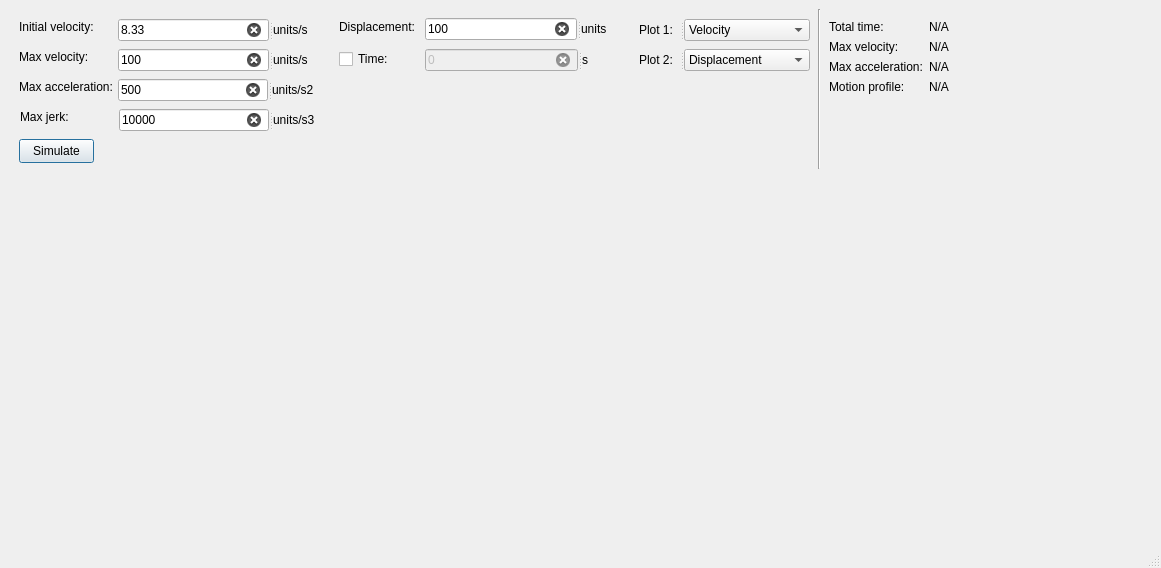
<?xml version="1.0" encoding="UTF-8"?>
<ui version="4.0">
 <class>MainWindow</class>
 <widget class="QMainWindow" name="MainWindow">
  <property name="windowModality">
   <enum>Qt::WindowModality::NonModal</enum>
  </property>
  <property name="geometry">
   <rect>
    <x>0</x>
    <y>0</y>
    <width>1161</width>
    <height>568</height>
   </rect>
  </property>
  <property name="windowTitle">
   <string>Third order motion simulator</string>
  </property>
  <widget class="QWidget" name="centralwidget">
   <layout class="QGridLayout" name="gridLayout">
    <item row="1" column="0">
     <widget class="PlotWidget" name="plotWidget" native="true">
      <property name="sizePolicy">
       <sizepolicy hsizetype="Expanding" vsizetype="Minimum">
        <horstretch>0</horstretch>
        <verstretch>0</verstretch>
       </sizepolicy>
      </property>
     </widget>
    </item>
    <item row="0" column="0">
     <widget class="QWidget" name="widget" native="true">
      <property name="sizePolicy">
       <sizepolicy hsizetype="Preferred" vsizetype="Fixed">
        <horstretch>0</horstretch>
        <verstretch>0</verstretch>
       </sizepolicy>
      </property>
      <property name="minimumSize">
       <size>
        <width>0</width>
        <height>160</height>
       </size>
      </property>
      <property name="maximumSize">
       <size>
        <width>16777215</width>
        <height>160</height>
       </size>
      </property>
      <widget class="QPushButton" name="buttonSimulate">
       <property name="geometry">
        <rect>
         <x>10</x>
         <y>130</y>
         <width>75</width>
         <height>24</height>
        </rect>
       </property>
       <property name="text">
        <string>Simulate</string>
       </property>
       <property name="default">
        <bool>true</bool>
       </property>
      </widget>
      <widget class="QLabel" name="label">
       <property name="geometry">
        <rect>
         <x>10</x>
         <y>40</y>
         <width>70</width>
         <height>16</height>
        </rect>
       </property>
       <property name="text">
        <string>Max velocity:</string>
       </property>
      </widget>
      <widget class="QLabel" name="label_7">
       <property name="geometry">
        <rect>
         <x>330</x>
         <y>10</y>
         <width>75</width>
         <height>16</height>
        </rect>
       </property>
       <property name="text">
        <string>Displacement:</string>
       </property>
      </widget>
      <widget class="QSplitter" name="splitter_4">
       <property name="geometry">
        <rect>
         <x>110</x>
         <y>100</y>
         <width>201</width>
         <height>22</height>
        </rect>
       </property>
       <property name="orientation">
        <enum>Qt::Orientation::Horizontal</enum>
       </property>
       <widget class="QLineEdit" name="inputMaxJerk">
        <property name="inputMask">
         <string notr="true"/>
        </property>
        <property name="text">
         <string>10000</string>
        </property>
        <property name="alignment">
         <set>Qt::AlignmentFlag::AlignLeading|Qt::AlignmentFlag::AlignLeft|Qt::AlignmentFlag::AlignVCenter</set>
        </property>
        <property name="clearButtonEnabled">
         <bool>true</bool>
        </property>
       </widget>
       <widget class="QLabel" name="label_6">
        <property name="text">
         <string>units/s3</string>
        </property>
       </widget>
      </widget>
      <widget class="QSplitter" name="splitter_2">
       <property name="geometry">
        <rect>
         <x>109</x>
         <y>40</y>
         <width>195</width>
         <height>22</height>
        </rect>
       </property>
       <property name="orientation">
        <enum>Qt::Orientation::Horizontal</enum>
       </property>
       <widget class="QLineEdit" name="inputMaxVelocity">
        <property name="inputMask">
         <string notr="true"/>
        </property>
        <property name="text">
         <string>100</string>
        </property>
        <property name="alignment">
         <set>Qt::AlignmentFlag::AlignLeading|Qt::AlignmentFlag::AlignLeft|Qt::AlignmentFlag::AlignVCenter</set>
        </property>
        <property name="clearButtonEnabled">
         <bool>true</bool>
        </property>
       </widget>
       <widget class="QLabel" name="label_3">
        <property name="text">
         <string>units/s</string>
        </property>
       </widget>
      </widget>
      <widget class="QLabel" name="label_5">
       <property name="geometry">
        <rect>
         <x>11</x>
         <y>100</y>
         <width>48</width>
         <height>16</height>
        </rect>
       </property>
       <property name="text">
        <string>Max jerk:</string>
       </property>
      </widget>
      <widget class="QLabel" name="label_2">
       <property name="geometry">
        <rect>
         <x>10</x>
         <y>70</y>
         <width>93</width>
         <height>16</height>
        </rect>
       </property>
       <property name="text">
        <string>Max acceleration:</string>
       </property>
      </widget>
      <widget class="QSplitter" name="splitter">
       <property name="geometry">
        <rect>
         <x>416</x>
         <y>9</y>
         <width>185</width>
         <height>22</height>
        </rect>
       </property>
       <property name="orientation">
        <enum>Qt::Orientation::Horizontal</enum>
       </property>
       <widget class="QLineEdit" name="inputDisplacement">
        <property name="inputMethodHints">
         <set>Qt::InputMethodHint::ImhNone</set>
        </property>
        <property name="inputMask">
         <string notr="true"/>
        </property>
        <property name="text">
         <string>100</string>
        </property>
        <property name="alignment">
         <set>Qt::AlignmentFlag::AlignLeading|Qt::AlignmentFlag::AlignLeft|Qt::AlignmentFlag::AlignVCenter</set>
        </property>
        <property name="clearButtonEnabled">
         <bool>true</bool>
        </property>
       </widget>
       <widget class="QLabel" name="label_8">
        <property name="text">
         <string>units</string>
        </property>
       </widget>
      </widget>
      <widget class="QSplitter" name="splitter_3">
       <property name="geometry">
        <rect>
         <x>109</x>
         <y>70</y>
         <width>201</width>
         <height>22</height>
        </rect>
       </property>
       <property name="orientation">
        <enum>Qt::Orientation::Horizontal</enum>
       </property>
       <widget class="QLineEdit" name="inputMaxAcceleration">
        <property name="inputMask">
         <string/>
        </property>
        <property name="text">
         <string>500</string>
        </property>
        <property name="alignment">
         <set>Qt::AlignmentFlag::AlignLeading|Qt::AlignmentFlag::AlignLeft|Qt::AlignmentFlag::AlignVCenter</set>
        </property>
        <property name="clearButtonEnabled">
         <bool>true</bool>
        </property>
       </widget>
       <widget class="QLabel" name="label_4">
        <property name="text">
         <string>units/s2</string>
        </property>
       </widget>
      </widget>
      <widget class="QLabel" name="label_10">
       <property name="geometry">
        <rect>
         <x>10</x>
         <y>10</y>
         <width>75</width>
         <height>16</height>
        </rect>
       </property>
       <property name="text">
        <string>Initial velocity:</string>
       </property>
      </widget>
      <widget class="QSplitter" name="splitter_5">
       <property name="enabled">
        <bool>true</bool>
       </property>
       <property name="geometry">
        <rect>
         <x>109</x>
         <y>10</y>
         <width>195</width>
         <height>22</height>
        </rect>
       </property>
       <property name="orientation">
        <enum>Qt::Orientation::Horizontal</enum>
       </property>
       <widget class="QLineEdit" name="inputInitialVelocity">
        <property name="inputMethodHints">
         <set>Qt::InputMethodHint::ImhNone</set>
        </property>
        <property name="inputMask">
         <string notr="true"/>
        </property>
        <property name="text">
         <string>8.33</string>
        </property>
        <property name="alignment">
         <set>Qt::AlignmentFlag::AlignLeading|Qt::AlignmentFlag::AlignLeft|Qt::AlignmentFlag::AlignVCenter</set>
        </property>
        <property name="clearButtonEnabled">
         <bool>true</bool>
        </property>
       </widget>
       <widget class="QLabel" name="label_9">
        <property name="text">
         <string>units/s</string>
        </property>
       </widget>
      </widget>
      <widget class="QSplitter" name="splitter_6">
       <property name="geometry">
        <rect>
         <x>630</x>
         <y>10</y>
         <width>171</width>
         <height>22</height>
        </rect>
       </property>
       <property name="orientation">
        <enum>Qt::Orientation::Horizontal</enum>
       </property>
       <widget class="QLabel" name="label_11">
        <property name="text">
         <string>Plot 1:</string>
        </property>
       </widget>
       <widget class="QComboBox" name="comboPlot1">
        <property name="sizePolicy">
         <sizepolicy hsizetype="Expanding" vsizetype="Fixed">
          <horstretch>0</horstretch>
          <verstretch>0</verstretch>
         </sizepolicy>
        </property>
        <property name="currentText">
         <string>Velocity</string>
        </property>
        <property name="currentIndex">
         <number>2</number>
        </property>
        <property name="sizeAdjustPolicy">
         <enum>QComboBox::SizeAdjustPolicy::AdjustToContents</enum>
        </property>
        <item>
         <property name="text">
          <string>None</string>
         </property>
        </item>
        <item>
         <property name="text">
          <string>Displacement</string>
         </property>
        </item>
        <item>
         <property name="text">
          <string>Velocity</string>
         </property>
        </item>
        <item>
         <property name="text">
          <string>Acceleration</string>
         </property>
        </item>
       </widget>
      </widget>
      <widget class="QSplitter" name="splitter_7">
       <property name="geometry">
        <rect>
         <x>630</x>
         <y>40</y>
         <width>171</width>
         <height>22</height>
        </rect>
       </property>
       <property name="orientation">
        <enum>Qt::Orientation::Horizontal</enum>
       </property>
       <widget class="QLabel" name="label_12">
        <property name="text">
         <string>Plot 2:</string>
        </property>
       </widget>
       <widget class="QComboBox" name="comboPlot2">
        <property name="sizePolicy">
         <sizepolicy hsizetype="Expanding" vsizetype="Fixed">
          <horstretch>0</horstretch>
          <verstretch>0</verstretch>
         </sizepolicy>
        </property>
        <property name="currentText">
         <string>Displacement</string>
        </property>
        <property name="currentIndex">
         <number>1</number>
        </property>
        <property name="sizeAdjustPolicy">
         <enum>QComboBox::SizeAdjustPolicy::AdjustToContents</enum>
        </property>
        <item>
         <property name="text">
          <string>None</string>
         </property>
        </item>
        <item>
         <property name="text">
          <string>Displacement</string>
         </property>
        </item>
        <item>
         <property name="text">
          <string>Velocity</string>
         </property>
        </item>
        <item>
         <property name="text">
          <string>Acceleration</string>
         </property>
        </item>
       </widget>
      </widget>
      <widget class="QCheckBox" name="cbTimeConstraint">
       <property name="geometry">
        <rect>
         <x>330</x>
         <y>40</y>
         <width>71</width>
         <height>20</height>
        </rect>
       </property>
       <property name="text">
        <string>Time:</string>
       </property>
      </widget>
      <widget class="QSplitter" name="splitter_8">
       <property name="geometry">
        <rect>
         <x>416</x>
         <y>40</y>
         <width>164</width>
         <height>22</height>
        </rect>
       </property>
       <property name="orientation">
        <enum>Qt::Orientation::Horizontal</enum>
       </property>
       <widget class="QLineEdit" name="inputTimeConstraint">
        <property name="enabled">
         <bool>false</bool>
        </property>
        <property name="inputMethodHints">
         <set>Qt::InputMethodHint::ImhNone</set>
        </property>
        <property name="inputMask">
         <string notr="true"/>
        </property>
        <property name="text">
         <string>0</string>
        </property>
        <property name="alignment">
         <set>Qt::AlignmentFlag::AlignLeading|Qt::AlignmentFlag::AlignLeft|Qt::AlignmentFlag::AlignVCenter</set>
        </property>
        <property name="clearButtonEnabled">
         <bool>true</bool>
        </property>
       </widget>
       <widget class="QLabel" name="label_13">
        <property name="text">
         <string>s</string>
        </property>
       </widget>
      </widget>
      <widget class="Line" name="line">
       <property name="geometry">
        <rect>
         <x>800</x>
         <y>0</y>
         <width>20</width>
         <height>160</height>
        </rect>
       </property>
       <property name="sizePolicy">
        <sizepolicy hsizetype="Fixed" vsizetype="Fixed">
         <horstretch>0</horstretch>
         <verstretch>0</verstretch>
        </sizepolicy>
       </property>
       <property name="orientation">
        <enum>Qt::Orientation::Vertical</enum>
       </property>
      </widget>
      <widget class="QLabel" name="label_14">
       <property name="geometry">
        <rect>
         <x>820</x>
         <y>10</y>
         <width>101</width>
         <height>16</height>
        </rect>
       </property>
       <property name="text">
        <string>Total time:</string>
       </property>
      </widget>
      <widget class="QLabel" name="label_result_total_time">
       <property name="geometry">
        <rect>
         <x>920</x>
         <y>10</y>
         <width>200</width>
         <height>16</height>
        </rect>
       </property>
       <property name="sizePolicy">
        <sizepolicy hsizetype="Expanding" vsizetype="Fixed">
         <horstretch>0</horstretch>
         <verstretch>0</verstretch>
        </sizepolicy>
       </property>
       <property name="text">
        <string>N/A</string>
       </property>
      </widget>
      <widget class="QLabel" name="label_result_max_velocity">
       <property name="geometry">
        <rect>
         <x>920</x>
         <y>30</y>
         <width>200</width>
         <height>16</height>
        </rect>
       </property>
       <property name="sizePolicy">
        <sizepolicy hsizetype="Expanding" vsizetype="Preferred">
         <horstretch>0</horstretch>
         <verstretch>0</verstretch>
        </sizepolicy>
       </property>
       <property name="text">
        <string>N/A</string>
       </property>
      </widget>
      <widget class="QLabel" name="label_15">
       <property name="geometry">
        <rect>
         <x>820</x>
         <y>30</y>
         <width>101</width>
         <height>16</height>
        </rect>
       </property>
       <property name="text">
        <string>Max velocity:</string>
       </property>
      </widget>
      <widget class="QLabel" name="label_16">
       <property name="geometry">
        <rect>
         <x>820</x>
         <y>50</y>
         <width>101</width>
         <height>16</height>
        </rect>
       </property>
       <property name="text">
        <string>Max acceleration:</string>
       </property>
      </widget>
      <widget class="QLabel" name="label_result_max_acceleration">
       <property name="geometry">
        <rect>
         <x>920</x>
         <y>50</y>
         <width>200</width>
         <height>16</height>
        </rect>
       </property>
       <property name="sizePolicy">
        <sizepolicy hsizetype="Expanding" vsizetype="Preferred">
         <horstretch>0</horstretch>
         <verstretch>0</verstretch>
        </sizepolicy>
       </property>
       <property name="text">
        <string>N/A</string>
       </property>
      </widget>
      <widget class="QLabel" name="label_17">
       <property name="geometry">
        <rect>
         <x>820</x>
         <y>70</y>
         <width>101</width>
         <height>16</height>
        </rect>
       </property>
       <property name="text">
        <string>Motion profile:</string>
       </property>
      </widget>
      <widget class="QLabel" name="label_result_motion_profile">
       <property name="geometry">
        <rect>
         <x>920</x>
         <y>70</y>
         <width>200</width>
         <height>16</height>
        </rect>
       </property>
       <property name="sizePolicy">
        <sizepolicy hsizetype="Expanding" vsizetype="Preferred">
         <horstretch>0</horstretch>
         <verstretch>0</verstretch>
        </sizepolicy>
       </property>
       <property name="text">
        <string>N/A</string>
       </property>
      </widget>
     </widget>
    </item>
   </layout>
  </widget>
  <widget class="QMenuBar" name="menubar">
   <property name="geometry">
    <rect>
     <x>0</x>
     <y>0</y>
     <width>1161</width>
     <height>22</height>
    </rect>
   </property>
  </widget>
  <widget class="QStatusBar" name="statusbar"/>
 </widget>
 <customwidgets>
  <customwidget>
   <class>PlotWidget</class>
   <extends>QWidget</extends>
   <header>plotwidget.h</header>
   <container>1</container>
  </customwidget>
 </customwidgets>
 <resources/>
 <connections/>
</ui>
